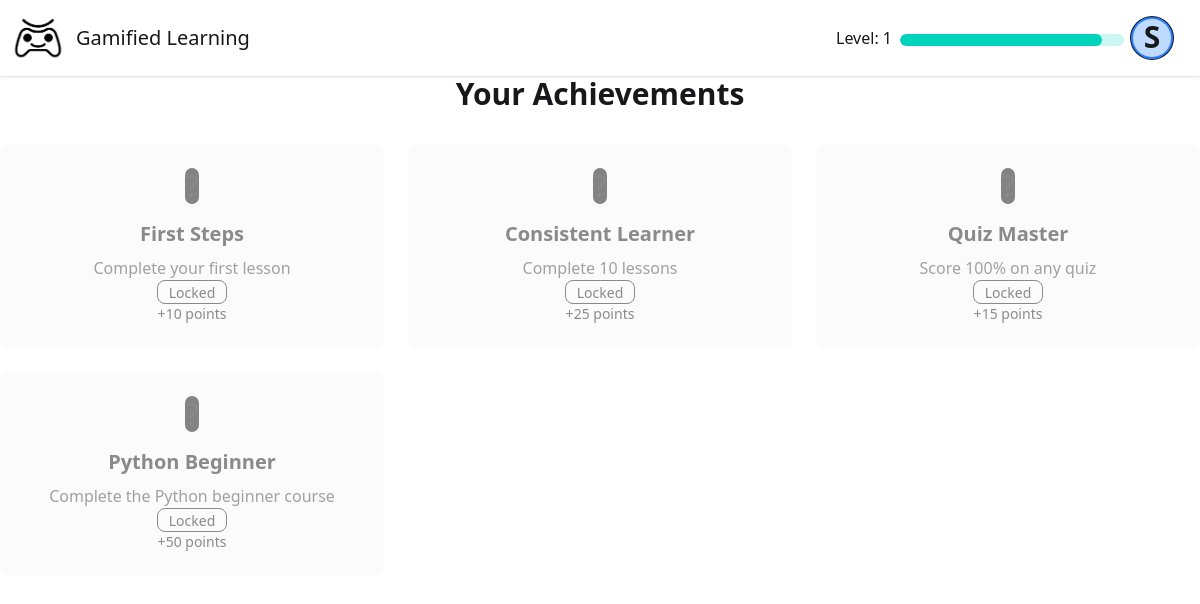
Before: /achievements (signed in) with the older database file.
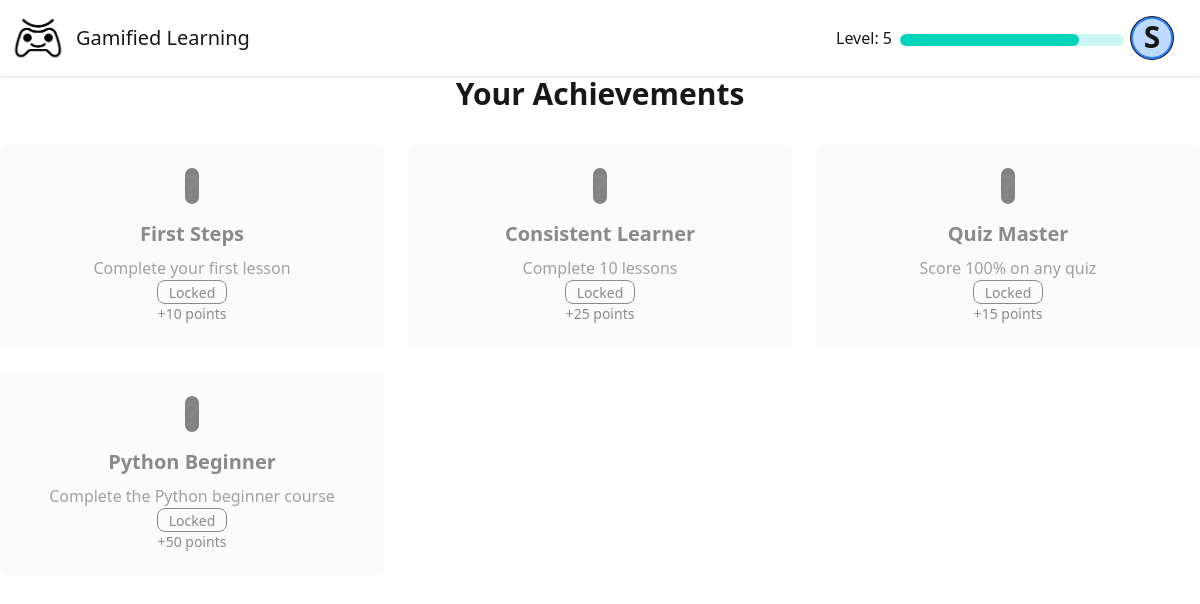
After: the same page with the newer database file.
### models/models.py (models this page shows, shortened)
class User(db.Model):
    id = db.Column(db.Integer, primary_key=True)
    name = db.Column(db.String(100), nullable=False)
    username = db.Column(db.String(80), unique=True, nullable=False)
    email = db.Column(db.String(120), unique=True, nullable=False)
    stream = db.Column(db.String(20), nullable=False)
    year = db.Column(db.String(10), nullable=False)
    password = db.Column(db.String(120), nullable=False)
    points = db.Column(db.Integer, default=0)
    level = db.Column(db.Integer, default=1)
    is_admin = db.Column(db.Boolean, default=False)
    created_at = db.Column(db.DateTime, default=datetime.utcnow)
    last_login = db.Column(db.DateTime)
    courses = db.relationship('Course', secondary=user_courses, back_populates='users')
    completed_chapters = db.relationship('UserChapterProgress', back_populates='user')

### routes/user.py (the view)
def achievements_page():
    if 'user_id' not in session:
        return redirect(url_for('auth.login'))
    user = User.query.get(session['user_id'])
    if not user:
        session.pop('user_id', None)
        return redirect(url_for('auth.login'))
    user_achievements = UserAchievement.query.filter_by(user_id=user.id).all()
    earned_ids = [ua.achievement_id for ua in user_achievements]
    all_achievements = Achievement.query.all()
    return render_template('achivements_page.html',
                        user=user,
                        earned_ids=earned_ids,
                        all_achievements=all_achievements)

### templates/achivements_page.html
{% extends "base.html" %}
{% block content %}
<div class="container mx-auto px-4 py-8">
    <h1 class="text-3xl font-bold mb-8 text-center">Your Achievements</h1>
    <div class="grid grid-cols-1 md:grid-cols-2 lg:grid-cols-3 gap-6">
        {% for achievement in all_achievements %}
            <div class="bg-base-200 rounded-lg p-6 flex flex-col items-center
                      {{ 'opacity-100' if achievement.id in earned_ids else 'opacity-50' }}">
                <div class="w-24 h-24 mb-4 rounded-full flex items-center justify-center overflow-hidden
                          {{ 'bg-primary' if achievement.id in earned_ids else 'bg-neutral' }}">
                    {% if achievement.id in earned_ids %}
                        <img src="{{ url_for('static', filename='badges/' + achievement.badge_image) }}"
                             alt="{{ achievement.name }}" class="w-16 h-16">
                    {% else %}
                        <span class="text-3xl">?</span>
                    {% endif %}
                </div>
                <h3 class="text-xl font-bold mb-2">{{ achievement.name }}</h3>
                <p class="text-center text-base-content/80 mb-3">{{ achievement.description }}</p>
                {% if achievement.id in earned_ids %}
                    <span class="badge badge-success">Earned</span>
                {% else %}
                    <span class="badge badge-outline">Locked</span>
                {% endif %}
                <div class="mt-2 text-sm">+{{ achievement.points }} points</div>
            </div>
        {% endfor %}
    </div>
</div>
{% endblock %}

### templates/base.html (shortened to what this page needs)
<!doctype html>
<html>
    <head>
        <link
            href="https://cdn.jsdelivr.net/npm/daisyui@5"
            rel="stylesheet"
            type="text/css"
        />
        <link rel="stylesheet" href="{{url_for('static',filename='dist/output.css')}}">
        <link
            href="https://cdn.jsdelivr.net/npm/daisyui@5/themes.css"
            rel="stylesheet"
            type="text/css"
        />
    </head>
    <body>
        <div class="min-h-screen flex flex-col">
            <div class="navbar bg-base-100 shadow-sm sticky top-0 z-[100]">
                <div class="flex-1">
                    <div class="flex items-center gap-2">
                        <img
                            src="/static/logo.png"
                            alt="logo"
                            class="size-15"
                        />
                        <a class="text-xl" href="/">Gamified Learning</a>
                    </div>
                </div>
                {% if 'user_id' in session %}
                <div class="flex gap-2 pr-5">
                    <p class="pt-2" style="height: min-content">
                        Level: {{ user.level }}
                    </p>
                    <progress
                        class="progress progress-accent w-56 h-3 mt-4"
                        value="{{ user.points }}"
                        max="200"
                    ></progress>
                    <div class="dropdown dropdown-end">
                        <div
                            tabindex="0"
                            role="button"
                            class="btn btn-ghost btn-circle avatar"
                        >
                            <div
                                class="w-10 rounded-full ring ring-blue ring-offset-2 ring-offset-blue-500 bg-blue-200"
                            >
                                <span class="text-3xl"
                                    >{{ user.name|first }}</span
                                >
                            </div>
                        </div>
                    </div>
                </div>
                {% else %}
                <a href="{{ url_for('login') }}" class="pr-5">Login</a>
                {% endif %}
            </div>
            <main class="flex-grow">{% block content %}{% endblock %}</main>
        </div>
    </body>
</html>

Changed rows visible on the page:
changed User: level "1" → "5"; points 180 → 160 (drawn)
